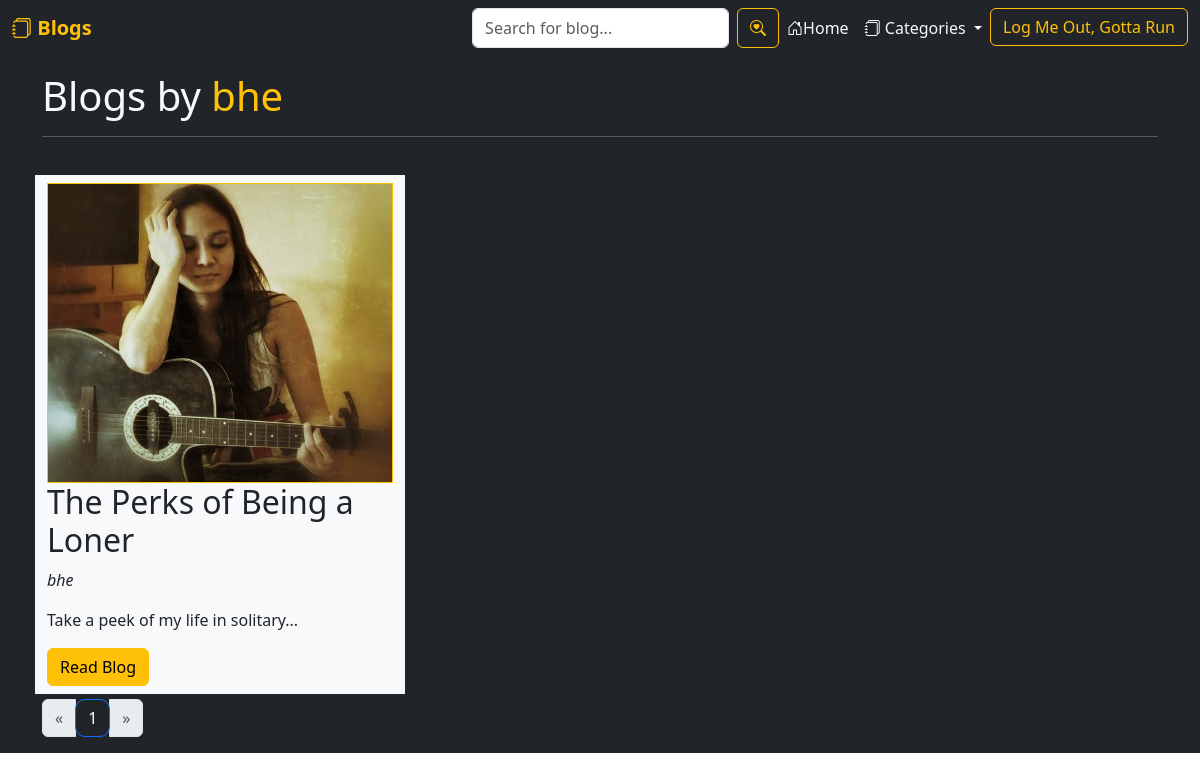
Screenshot of /blogs/bhe/ with the database file from the repository.
### blogs/models.py (models this page shows, shortened)
class Blog(models.Model):
    CATEGORIES = [
        ('education', 'Education'),
        ('music', 'Music'),
        ('personal', 'Personal'),
        ('promotions', 'Promotions'),
        ('travels', 'Travels'),
        ('others', 'Others')
    ]
    DEFAULT_CATEGORY = 'others'
    id = models.UUIDField(primary_key=True, default=uuid.uuid4, editable=False)
    title = models.CharField(max_length=255)
    author = models.ForeignKey(User, on_delete=models.CASCADE)
    featured = models.BooleanField(default=False)
    pen_name = models.CharField(max_length=100, null=True, blank=True)
    teaser = models.TextField(max_length=255, null=True, blank=True)
    category = models.CharField(max_length=50, choices=CATEGORIES, default=DEFAULT_CATEGORY)
    content = models.TextField()
    content2 = models.TextField(null=True, blank=True)
    content3 = models.TextField(null=True, blank=True)
    content4 = models.TextField(null=True, blank=True)
    content5 = models.TextField(null=True, blank=True)
    content6 = models.TextField(null=True, blank=True)
    content7 = models.TextField(null=True, blank=True)
    content8 = models.TextField(null=True, blank=True)
    content9 = models.TextField(null=True, blank=True)
    content10 = models.TextField(null=True, blank=True)
    image = models.ImageField(default='blog-default.jpeg', upload_to='blog_pics')
    image_end = models.ImageField(null=True, blank=True, upload_to='blog_pics')
    image2 = models.ImageField(null=True, blank=True, upload_to='blog_pics')
    image3 = models.ImageField(null=True, blank=True, upload_to='blog_pics')
    image4 = models.ImageField(null=True, blank=True, upload_to='blog_pics')
    image5 = models.ImageField(null=True, blank=True, upload_to='blog_pics')
    image6 = models.ImageField(null=True, blank=True, upload_to='blog_pics')
    image7 = models.ImageField(null=True, blank=True, upload_to='blog_pics')
    image8 = models.ImageField(null=True, blank=True, upload_to='blog_pics')
    image9 = models.ImageField(null=True, blank=True, upload_to='blog_pics')
    image_end_caption = models.CharField(max_length=255, null=True, blank=True)
    image2_caption = models.CharField(max_length=255, blank=True, default="Photo has no caption")
    image3_caption = models.CharField(max_length=255, blank=True, default="Photo has no caption")
    image4_caption = models.CharField(max_length=255, blank=True, default="Photo has no caption")
    image5_caption = models.CharField(max_length=255, blank=True, default="Photo has no caption")
    image6_caption = models.CharField(max_length=255, blank=True, default="Photo has no caption")
    image7_caption = models.CharField(max_length=255, blank=True, default="Photo has no caption")
    image8_caption = models.CharField(max_length=255, blank=True, default="Photo has no caption")
    image9_caption = models.CharField(max_length=255, blank=True, default="Photo has no caption")
    created_at = models.DateTimeField(default=datetime.now)
    class Meta:
        ordering = ['-created_at']

### blogs/views.py (the view)
# urls.py: path('<str:username>/', views.user_blogs, name="user-blogs"),
def user_blogs(request, username):
    user = User.objects.get(username=username)
    user_blogs = Blog.objects.filter(author=user)
    per_page = 18  # You can adjust this as needed
    paginator = Paginator(user_blogs, per_page)
    page_number = request.GET.get('page', 1)
    try:
        blogs_page = paginator.page(page_number)
    except PageNotAnInteger:
        blogs_page = paginator.page(1)
    except EmptyPage:
        blogs_page = paginator.page(paginator.num_pages)
    context = {
        'user': user,
        'blogs': blogs_page,
    }
    return render(request, 'blogs/user_blogs.html', context)

### blogs/templates/blogs/user_blogs.html
{% extends 'blogs/base.html' %}
{% block content %}
<div class="pt-5 bg-dark">
    <div class="container bg-dark pt-4">
        <h1 class="text-light">Blogs by <a href="{% url 'profile' username=user %}" class="text-warning"
            style="text-decoration:none;">{{ user }}</a></h1>
        <hr style="color:white;">
        <div class="row">
            <hr>
            {% if blogs %}
                {% for blog in blogs %}
                <div class="col-md-6 col-lg-4 py-2 bg-light border border-dark border-5">
                    <img class="border border-warning border-1" style="width:100%; height:300px; object-fit:cover;" src="{{ blog.image.url }}">
                    <h2>{{ blog.title }}</h2>
                    <p><i>{{ blog.author }}</i></p>
                    <p>{{ blog.teaser }}</p>
                    <a href="{% url 'blogs:show-blog' pk=blog.pk %}" class="btn btn-warning">Read Blog</a>
                </div>
                {% endfor %}
            {% else %}
                <h2 class="text-light">No blogs yet.</h2>
            {% endif %}
        </div>
        <div class="pagination">
            <nav aria-label="Page navigation example">
                <ul class="pagination">
                    <li class="page-item {% if not blogs.has_previous %}disabled{% endif %}">
                        <a class="page-link" href="?page=1" aria-label="Previous">
                            <span aria-hidden="true">&laquo;</span>
                        </a>
                    </li>
                    {% for page_num in blogs.paginator.page_range %}
                    <li class="page-item {% if page_num == blogs.number %}active{% endif %}">
                        <a class="page-link bg-dark" style="
                        border-radius:10px;" href="?page={{ page_num }}">{{ page_num }}</a>
                    </li>
                    {% endfor %}
                    {% if blogs.has_next %}
                    <li class="page-item">
                        <a class="page-link" href="?page={{ blogs.next_page_number }}" aria-label="Next">
                            <span aria-hidden="true">&raquo;</span>
                        </a>
                    </li>
                    {% else %}
                    <li class="page-item disabled">
                        <span class="page-link" aria-hidden="true">&raquo;</span>
                    </li>
                    {% endif %}
                </ul>
            </nav>
        </div>
    </div>
</div>
{%endblock%}

### rows the page displays
Blog: image (picture), title "The Perks of Being a Loner", author "bhe", teaser "Take a peek of my life in solitary..."

### other values shown
{{ user }} "bhe"
{{ page_num }} "1"
